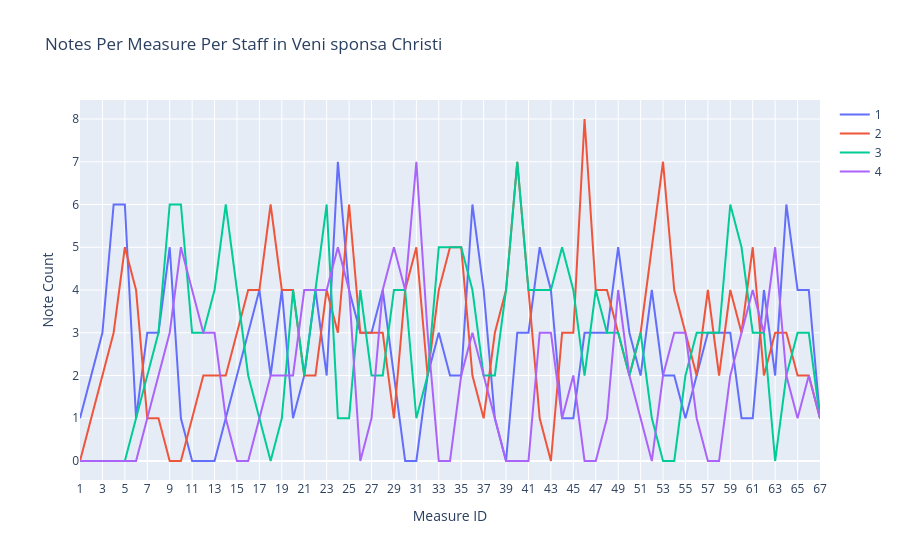

Source (notebook cell):
### Code cell
# Create line chart
fig = go.Figure()
label = "Notes Per Measure Per Staff in " + soup.find('title').text.strip()

# Iterate over unique staff_id values
for staff_id in note_counts['staff_id'].unique():
    # Filter data for the specific staff_id
    filtered_df = note_counts[note_counts['staff_id'] == staff_id]
    
    # Add trace with the specific staff_id and color
    fig.add_trace(go.Scatter(x=filtered_df['measure_id'], y=filtered_df['note_count'], name=staff_id))

# Customize chart appearance
fig.update_layout(title=label,
                  xaxis_title='Measure ID',
                  yaxis_title='Note Count')

# Show the chart
fig.show()

### Figure 1 — Plotly figure (JSON) as saved in the notebook; plotly's stock layout.template omitted (floating-point values rounded to 4 significant figures)
{"data": [{"name": "1", "type": "scatter", "x": ["1", "2", "3", "4", "5", "6", "7", "8", "9", "10", "11", "12", "13", "14", "15", "16", "17", "18", "19", "20", "21", "22", "23", "24", "25", "26", "27", "28", "29", "30", "31", "32", "33", "34", "35", "36", "37", "38", "39", "40", "41", "42", "43", "44", "45", "46", "47", "48", "49", "50", "51", "52", "53", "54", "55", "56", "57", "58", "59", "60", "61", "62", "63", "64", "65", "66", "67"], "y": [1, 2, 3, 6, 6, 1, 3, 3, 5, 1, 0, 0, 0, 1, 2, 3, 4, 2, 4, 1, 2, 4, 2, 7, 4, 3, 3, 4, 2, 0, 0, 2, 3, 2, 2, 6, 4, 1, 0, 3, 3, 5, 4, 1, 1, 3, 3, 3, 5, 3, 2, 4, 2, 2, 1, 2, 3, 3, 3, 1, 1, 4, 2, 6, 4, 4, 1]}, {"name": "2", "type": "scatter", "x": ["1", "2", "3", "4", "5", "6", "7", "8", "9", "10", "11", "12", "13", "14", "15", "16", "17", "18", "19", "20", "21", "22", "23", "24", "25", "26", "27", "28", "29", "30", "31", "32", "33", "34", "35", "36", "37", "38", "39", "40", "41", "42", "43", "44", "45", "46", "47", "48", "49", "50", "51", "52", "53", "54", "55", "56", "57", "58", "59", "60", "61", "62", "63", "64", "65", "66", "67"], "y": [0, 1, 2, 3, 5, 4, 1, 1, 0, 0, 1, 2, 2, 2, 3, 4, 4, 6, 4, 4, 2, 2, 4, 3, 6, 3, 3, 3, 1, 4, 5, 2, 4, 5, 5, 2, 1, 3, 4, 7, 4, 1, 0, 3, 3, 8, 4, 4, 3, 2, 3, 5, 7, 4, 3, 2, 4, 2, 4, 3, 5, 2, 3, 3, 2, 2, 1]}, {"name": "3", "type": "scatter", "x": ["1", "2", "3", "4", "5", "6", "7", "8", "9", "10", "11", "12", "13", "14", "15", "16", "17", "18", "19", "20", "21", "22", "23", "24", "25", "26", "27", "28", "29", "30", "31", "32", "33", "34", "35", "36", "37", "38", "39", "40", "41", "42", "43", "44", "45", "46", "47", "48", "49", "50", "51", "52", "53", "54", "55", "56", "57", "58", "59", "60", "61", "62", "63", "64", "65", "66", "67"], "y": [0, 0, 0, 0, 0, 1, 2, 3, 6, 6, 3, 3, 4, 6, 4, 2, 1, 0, 1, 4, 2, 4, 6, 1, 1, 4, 2, 2, 4, 4, 1, 2, 5, 5, 5, 4, 2, 2, 4, 7, 4, 4, 4, 5, 4, 2, 4, 3, 3, 2, 3, 1, 0, 0, 2, 3, 3, 3, 6, 5, 3, 3, 0, 2, 3, 3, 1]}, {"name": "4", "type": "scatter", "x": ["1", "2", "3", "4", "5", "6", "7", "8", "9", "10", "11", "12", "13", "14", "15", "16", "17", "18", "19", "20", "21", "22", "23", "24", "25", "26", "27", "28", "29", "30", "31", "32", "33", "34", "35", "36", "37", "38", "39", "40", "41", "42", "43", "44", "45", "46", "47", "48", "49", "50", "51", "52", "53", "54", "55", "56", "57", "58", "59", "60", "61", "62", "63", "64", "65", "66", "67"], "y": [0, 0, 0, 0, 0, 0, 1, 2, 3, 5, 4, 3, 3, 1, 0, 0, 1, 2, 2, 2, 4, 4, 4, 5, 4, 0, 1, 4, 5, 4, 7, 3, 0, 0, 2, 3, 2, 1, 0, 0, 0, 3, 3, 1, 2, 0, 0, 1, 4, 2, 1, 0, 2, 3, 3, 1, 0, 0, 2, 3, 4, 3, 5, 2, 1, 2, 1]}], "layout": {"title": {"text": "Notes Per Measure Per Staff in Veni sponsa Christi"}, "xaxis": {"title": {"text": "Measure ID"}}, "yaxis": {"title": {"text": "Note Count"}}}}
